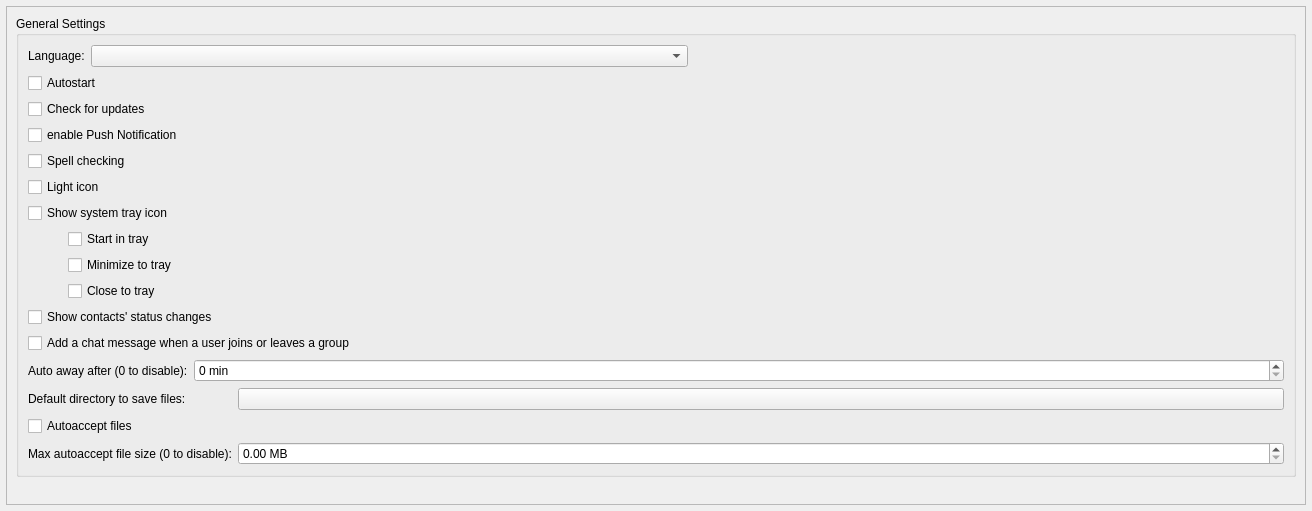
<?xml version="1.0" encoding="UTF-8"?>
<ui version="4.0">
 <class>GeneralSettings</class>
 <widget class="QWidget" name="GeneralSettings">
  <property name="geometry">
   <rect>
    <x>0</x>
    <y>0</y>
    <width>1312</width>
    <height>511</height>
   </rect>
  </property>
  <property name="windowTitle">
   <string notr="true">Form</string>
  </property>
  <layout class="QVBoxLayout" name="verticalLayout_2">
   <property name="leftMargin">
    <number>6</number>
   </property>
   <property name="topMargin">
    <number>6</number>
   </property>
   <property name="rightMargin">
    <number>6</number>
   </property>
   <property name="bottomMargin">
    <number>6</number>
   </property>
   <item>
    <widget class="VerticalOnlyScroller" name="scrollArea">
     <property name="widgetResizable">
      <bool>true</bool>
     </property>
     <property name="alignment">
      <set>Qt::AlignLeading|Qt::AlignLeft|Qt::AlignTop</set>
     </property>
     <widget class="QWidget" name="scrollAreaWidgetContents">
      <property name="geometry">
       <rect>
        <x>0</x>
        <y>0</y>
        <width>1298</width>
        <height>497</height>
       </rect>
      </property>
      <layout class="QVBoxLayout" name="verticalLayout_4" stretch="0,0">
       <property name="spacing">
        <number>32</number>
       </property>
       <property name="topMargin">
        <number>9</number>
       </property>
       <item alignment="Qt::AlignTop">
        <widget class="QGroupBox" name="generalGroup">
         <property name="title">
          <string>General Settings</string>
         </property>
         <layout class="QVBoxLayout" name="verticalLayout_3">
          <item>
           <layout class="QHBoxLayout" name="generalLayout">
            <item>
             <widget class="QLabel" name="transLabel">
              <property name="toolTip">
               <string>The translation may not load until qTox restarts.</string>
              </property>
              <property name="text">
               <string>Language:</string>
              </property>
             </widget>
            </item>
            <item>
             <widget class="QComboBox" name="transComboBox">
              <property name="sizePolicy">
               <sizepolicy hsizetype="Expanding" vsizetype="Fixed">
                <horstretch>0</horstretch>
                <verstretch>0</verstretch>
               </sizepolicy>
              </property>
              <property name="toolTip">
               <string>The translation may not load until qTox restarts.</string>
              </property>
             </widget>
            </item>
            <item>
             <spacer name="generalSpacer">
              <property name="orientation">
               <enum>Qt::Horizontal</enum>
              </property>
              <property name="sizeHint" stdset="0">
               <size>
                <width>40</width>
                <height>20</height>
               </size>
              </property>
             </spacer>
            </item>
           </layout>
          </item>
          <item>
           <layout class="QVBoxLayout" name="startupLayout">
            <item>
             <widget class="QCheckBox" name="cbAutorun">
              <property name="toolTip">
               <string>Start qTox on operating system startup (current profile).</string>
              </property>
              <property name="text">
               <string>Autostart</string>
              </property>
             </widget>
            </item>
            <item>
             <widget class="QCheckBox" name="checkUpdates">
              <property name="text">
               <string>Check for updates</string>
              </property>
             </widget>
            </item>
            <item>
             <widget class="QCheckBox" name="cbUsePushNotification">
              <property name="toolTip">
               <string>Push Notifications help mobile users of Tox (with TRIfA and Antidote) to save battery and network bandwidth.
this feature will contact an out of band HTTPS webserver with the Push Token for your friend, no other information ist sent!
but this will reveal your IP address to the webserver and also the time you pinged your friend.
you can prevent your IP from being sent by using a proxy server (like Tor).
If you disable this setting, mobile users may receive your messages much later than you send them.
the only allowed Push Servers are (no other servers will ever be contacted):

  &quot;https://tox.zoff.xyz/toxfcm/&quot;
  &quot;https://gotify1.unifiedpush.org/&quot;
  &quot;https://ntfy.sh/&quot;
</string>
              </property>
              <property name="text">
               <string>enable Push Notification</string>
              </property>
             </widget>
            </item>
           </layout>
          </item>
          <item>
           <layout class="QVBoxLayout" name="verticalLayout_6">
            <item>
             <widget class="QCheckBox" name="cbSpellChecking">
              <property name="text">
               <string>Spell checking</string>
              </property>
             </widget>
            </item>
            <item>
             <widget class="QCheckBox" name="lightTrayIcon">
              <property name="sizePolicy">
               <sizepolicy hsizetype="Minimum" vsizetype="Minimum">
                <horstretch>0</horstretch>
                <verstretch>0</verstretch>
               </sizepolicy>
              </property>
              <property name="toolTip">
               <string comment="toolTip for light icon setting">Enable light tray icon.</string>
              </property>
              <property name="text">
               <string>Light icon</string>
              </property>
             </widget>
            </item>
            <item>
             <widget class="QCheckBox" name="showSystemTray">
              <property name="enabled">
               <bool>true</bool>
              </property>
              <property name="sizePolicy">
               <sizepolicy hsizetype="Minimum" vsizetype="Minimum">
                <horstretch>0</horstretch>
                <verstretch>0</verstretch>
               </sizepolicy>
              </property>
              <property name="text">
               <string>Show system tray icon</string>
              </property>
             </widget>
            </item>
            <item>
             <layout class="QVBoxLayout" name="verticalLayout_8">
              <property name="leftMargin">
               <number>40</number>
              </property>
              <item>
               <widget class="QCheckBox" name="startInTray">
                <property name="sizePolicy">
                 <sizepolicy hsizetype="Minimum" vsizetype="Minimum">
                  <horstretch>0</horstretch>
                  <verstretch>0</verstretch>
                 </sizepolicy>
                </property>
                <property name="toolTip">
                 <string comment="toolTip for Start in tray setting">qTox will start minimized in tray.</string>
                </property>
                <property name="text">
                 <string>Start in tray</string>
                </property>
               </widget>
              </item>
              <item>
               <widget class="QCheckBox" name="minimizeToTray">
                <property name="sizePolicy">
                 <sizepolicy hsizetype="Minimum" vsizetype="Minimum">
                  <horstretch>0</horstretch>
                  <verstretch>0</verstretch>
                 </sizepolicy>
                </property>
                <property name="toolTip">
                 <string comment="toolTip for minimize to tray setting">After pressing minimize (_) qTox will minimize to tray,
instead of system taskbar.</string>
                </property>
                <property name="text">
                 <string>Minimize to tray</string>
                </property>
               </widget>
              </item>
              <item>
               <widget class="QCheckBox" name="closeToTray">
                <property name="sizePolicy">
                 <sizepolicy hsizetype="Minimum" vsizetype="Minimum">
                  <horstretch>0</horstretch>
                  <verstretch>0</verstretch>
                 </sizepolicy>
                </property>
                <property name="toolTip">
                 <string comment="toolTip for close to tray setting">After pressing close (X) qTox will close to tray,
instead of closing entirely.</string>
                </property>
                <property name="text">
                 <string>Close to tray</string>
                </property>
               </widget>
              </item>
             </layout>
            </item>
            <item>
             <widget class="QCheckBox" name="statusChanges">
              <property name="text">
               <string>Show contacts' status changes</string>
              </property>
             </widget>
            </item>
            <item>
             <widget class="QCheckBox" name="groupJoinLeaveMessages">
              <property name="text">
               <string>Add a chat message when a user joins or leaves a group</string>
              </property>
             </widget>
            </item>
           </layout>
          </item>
          <item>
           <layout class="QHBoxLayout" name="autoAwayLayout">
            <item>
             <widget class="QLabel" name="autoAwayLabel">
              <property name="toolTip">
               <string>Your status is changed to Away after set period of inactivity.</string>
              </property>
              <property name="layoutDirection">
               <enum>Qt::LeftToRight</enum>
              </property>
              <property name="text">
               <string>Auto away after (0 to disable):</string>
              </property>
             </widget>
            </item>
            <item>
             <widget class="QSpinBox" name="autoAwaySpinBox">
              <property name="sizePolicy">
               <sizepolicy hsizetype="Expanding" vsizetype="Fixed">
                <horstretch>0</horstretch>
                <verstretch>0</verstretch>
               </sizepolicy>
              </property>
              <property name="toolTip">
               <string>Set to 0 to disable</string>
              </property>
              <property name="showGroupSeparator" stdset="0">
               <bool>true</bool>
              </property>
              <property name="suffix">
               <string notr="true"> min</string>
              </property>
              <property name="minimum">
               <number>0</number>
              </property>
              <property name="maximum">
               <number>2147483647</number>
              </property>
             </widget>
            </item>
           </layout>
          </item>
          <item>
           <layout class="QFormLayout" name="formLayout_2">
            <property name="leftMargin">
             <number>0</number>
            </property>
            <item row="2" column="0">
             <widget class="QLabel" name="label">
              <property name="text">
               <string>Default directory to save files:</string>
              </property>
             </widget>
            </item>
            <item row="2" column="1">
             <widget class="QPushButton" name="autoSaveFilesDir">
              <property name="sizePolicy">
               <sizepolicy hsizetype="Expanding" vsizetype="Fixed">
                <horstretch>0</horstretch>
                <verstretch>0</verstretch>
               </sizepolicy>
              </property>
              <property name="toolTip">
               <string>Set where files will be saved.</string>
              </property>
             </widget>
            </item>
            <item row="3" column="0">
             <widget class="QCheckBox" name="autoacceptFiles">
              <property name="sizePolicy">
               <sizepolicy hsizetype="Minimum" vsizetype="Minimum">
                <horstretch>0</horstretch>
                <verstretch>0</verstretch>
               </sizepolicy>
              </property>
              <property name="toolTip">
               <string comment="autoaccept cb tooltip">You can set this on a per-friend basis by right clicking individual friends.</string>
              </property>
              <property name="text">
               <string>Autoaccept files</string>
              </property>
             </widget>
            </item>
            <item row="4" column="0">
             <widget class="QLabel" name="maxAutoAcceptSizeLabel">
              <property name="text">
               <string>Max autoaccept file size (0 to disable):</string>
              </property>
             </widget>
            </item>
            <item row="4" column="1">
             <widget class="QDoubleSpinBox" name="maxAutoAcceptSizeMB">
              <property name="suffix">
               <string> MB</string>
              </property>
             </widget>
            </item>
           </layout>
          </item>
         </layout>
        </widget>
       </item>
       <item>
        <spacer name="verticalSpacer">
         <property name="orientation">
          <enum>Qt::Vertical</enum>
         </property>
         <property name="sizeHint" stdset="0">
          <size>
           <width>20</width>
           <height>40</height>
          </size>
         </property>
        </spacer>
       </item>
      </layout>
     </widget>
    </widget>
   </item>
  </layout>
 </widget>
 <customwidgets>
  <customwidget>
   <class>VerticalOnlyScroller</class>
   <extends>QScrollArea</extends>
   <header>src/widget/form/settings/verticalonlyscroller.h</header>
   <container>1</container>
  </customwidget>
 </customwidgets>
 <tabstops>
  <tabstop>scrollArea</tabstop>
  <tabstop>transComboBox</tabstop>
  <tabstop>cbAutorun</tabstop>
  <tabstop>checkUpdates</tabstop>
  <tabstop>lightTrayIcon</tabstop>
  <tabstop>showSystemTray</tabstop>
  <tabstop>startInTray</tabstop>
  <tabstop>minimizeToTray</tabstop>
  <tabstop>closeToTray</tabstop>
  <tabstop>statusChanges</tabstop>
  <tabstop>groupJoinLeaveMessages</tabstop>
  <tabstop>autoAwaySpinBox</tabstop>
  <tabstop>autoSaveFilesDir</tabstop>
  <tabstop>autoacceptFiles</tabstop>
 </tabstops>
 <resources/>
 <connections>
  <connection>
   <sender>showSystemTray</sender>
   <signal>toggled(bool)</signal>
   <receiver>closeToTray</receiver>
   <slot>setEnabled(bool)</slot>
   <hints>
    <hint type="sourcelabel">
     <x>205</x>
     <y>146</y>
    </hint>
    <hint type="destinationlabel">
     <x>224</x>
     <y>178</y>
    </hint>
   </hints>
  </connection>
  <connection>
   <sender>showSystemTray</sender>
   <signal>toggled(bool)</signal>
   <receiver>minimizeToTray</receiver>
   <slot>setEnabled(bool)</slot>
   <hints>
    <hint type="sourcelabel">
     <x>180</x>
     <y>144</y>
    </hint>
    <hint type="destinationlabel">
     <x>359</x>
     <y>178</y>
    </hint>
   </hints>
  </connection>
  <connection>
   <sender>showSystemTray</sender>
   <signal>toggled(bool)</signal>
   <receiver>startInTray</receiver>
   <slot>setEnabled(bool)</slot>
   <hints>
    <hint type="sourcelabel">
     <x>105</x>
     <y>144</y>
    </hint>
    <hint type="destinationlabel">
     <x>119</x>
     <y>177</y>
    </hint>
   </hints>
  </connection>
 </connections>
</ui>
